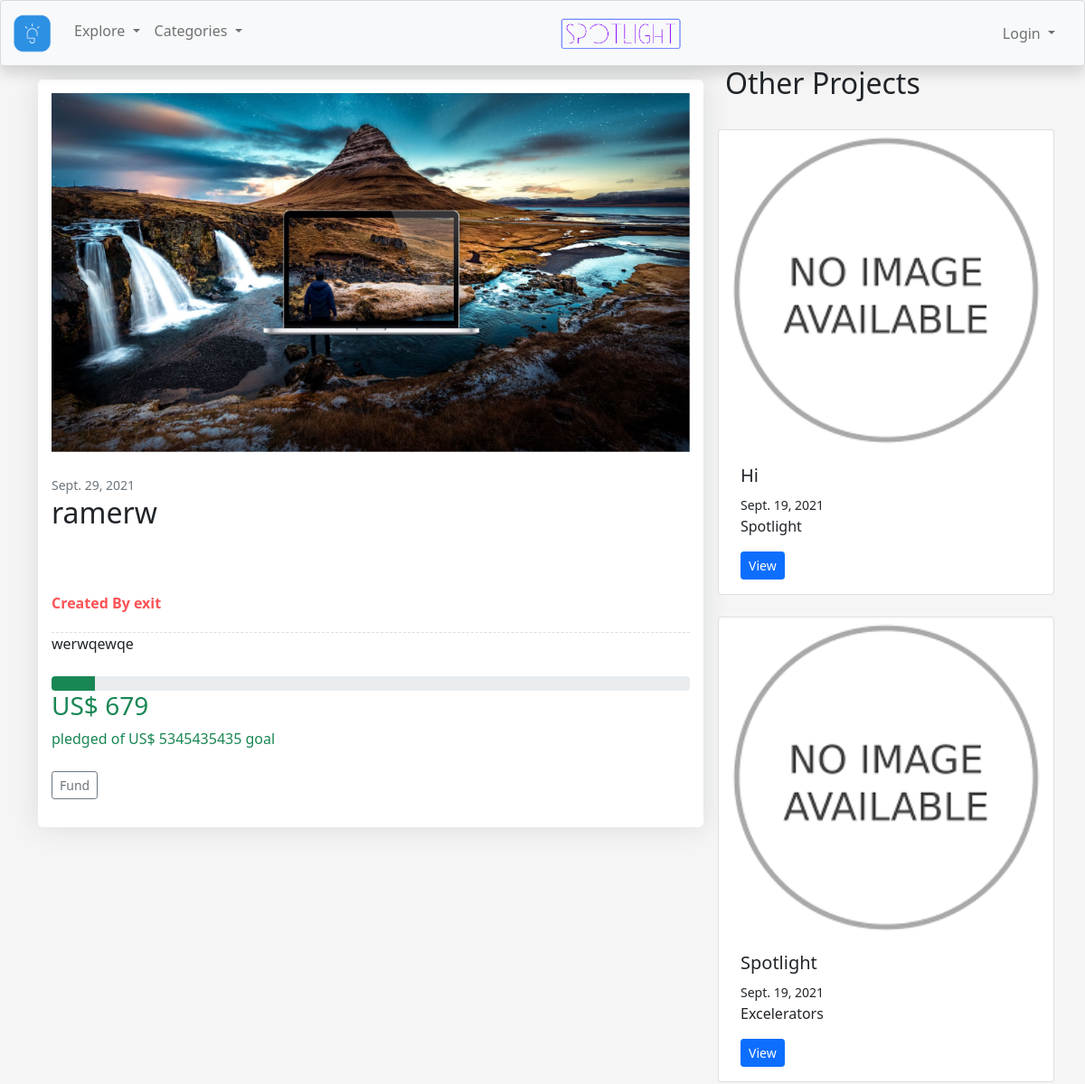
/creator/project/13 (upper part), run on an earlier commit of the app's database.
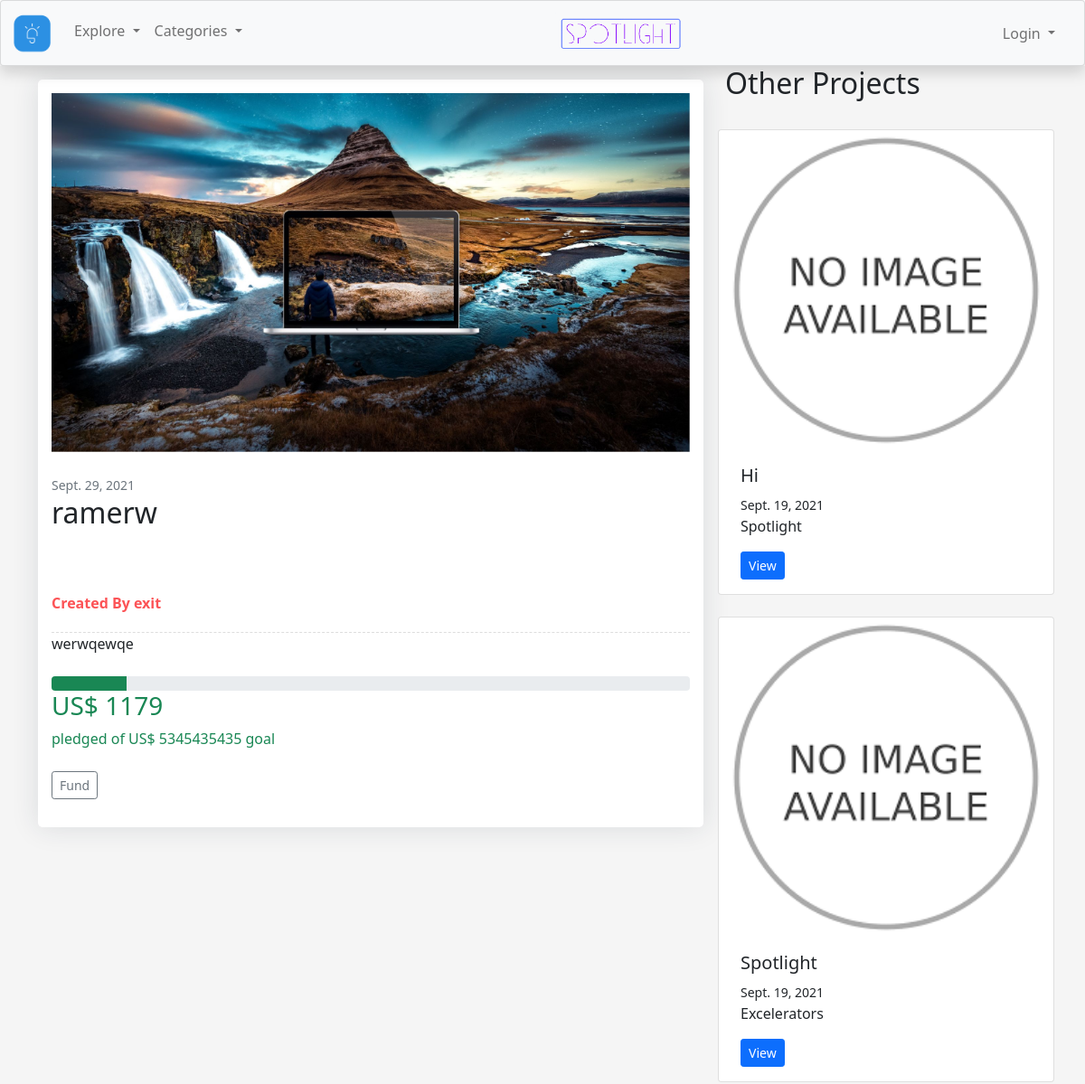
And on a later commit of the database.
### creator/models.py (models this page shows)
class creator_Basic(models.Model):
    Author = models.CharField(max_length=25)
    title = models.CharField(max_length=25)
    category = models.CharField(max_length=100)
    reciepient = models.CharField(max_length=100)
    description = models.TextField()
    image = models.ImageField(upload_to='media/static/img')
    FundingGoal = models.IntegerField(default='0')
    pledgeAmount = models.IntegerField(default='0')
    TargetLaunchDate = models.DateField(default=now, blank=True)

### creator/views.py (the view)
# urls.py: path('project/<pid>', views.View_Projects_Details,name= 'project description')
def View_Projects_Details(request, pid):
    projObj = creator_Basic.objects.get(pk=pid)
    projObj.FundingGoalInPercentage = projObj.FundingGoal / 100
    projObj.pledgeAmountInPercentage = projObj.pledgeAmount / 100
    projLists = creator_Basic.objects.all()
    return render(request, "view-project-details.html", {"details": projObj, "projects": projLists})

### templates/view-project-details.html (shortened to what this page needs)
{% extends 'base.html' %} {% block content %}
 <div class="blog-single gray-bg">
        <div class="container">
            <div class="row">
                <div class="col-sm-12 col-md-12 col-lg-8 mb-4">
                    <article class="article">
                      {% if details.image %}
                <img
                  src="{{details.image.url}}"
                  class="article-img"
                  onerror="this.onerror=null;this.src='static/img/no image.png';"
                />
                {% endif %}
                <br><br>
                        <small class="text-muted">{{details.TargetLaunchDate}}</small>
                        <div class="article-title">
                            <h2>{{details.title}}</h2>
                            <div class="media">
                                <div class="avatar" >
                                </div>
                                <div class="media-body">
                                    <label>Created By {{details.Author}}</label>
                                </div>
                            </div>
                        </div>
                        <div class="article-content">
                            <p class="card-text">{{details.description}}</p>
                        </div>
                        <br>
                        <div class="mb-3">
                  <div class="progress">
                    <div
                      class="progress-bar bg-success"
                      role="progressbar"
                      style="width: {{details.pledgeAmountInPercentage}}%"
                      aria-valuenow="{{details.pledgeAmountInPercentage}}"
                      aria-valuemin="0"
                      aria-valuemax="{{details.FundingGoalInPercentage}}"
                    ></div>
                  </div>
                  <h3 class="text-success font-lg font-bolg mb-2">
                    US$ {{details.pledgeAmount}}
                  </h3>
                  <div class="text-success">
                    pledged of US$ {{details.FundingGoal}} goal
                  </div>
                  <br>
                  <div class="d-flex justify-content-between align-items-center">
                  <div class="btn-group">
                    <a
                      href="/investor/checkout/{{details.id}}"
                      class="btn btn-sm btn-outline-secondary"
                    >
                      Fund
                    </a>
                  </div>
                </div>
                </div>
                    </article>
                </div>
            <div class="col-sm-12 col-md-12 col-lg-4">
        <div
          class="
            row row-cols-12 row-cols-sm-12 row-cols-md-12
            g-3
            mb-4
            text-left
          "
        >
          <h2>Other Projects</h2>
        </div>
        {% for pr in projects|slice:":3" %}
        <div class="row row-cols-12 row-cols-sm-12 row-cols-md-12 g-3 mb-4">
          <div class="card w-100">
             {% if not pr.image %}
            <img
              src="../static/img/no image.png"
              class="card-img-top"
              alt="{{pr.title}}"
            />
            {% endif %}
            <div class="card-body">
              <h5 class="card-title">{{pr.title}}</h5>
              <small>{{pr.TargetLaunchDate}}</small>
              <p class="card-text">{{pr.description}}</p>
              <a href="{{pr.id}}" class="btn btn-primary btn-sm">View</a>
            </div>
          </div>
        </div>
        {% endfor %}
      </div>
      </div>
      </div>
    </div>
{% endblock %}

What changed in the data, as far as the page shows it:
changed creator_Basic "ramerw": pledgeAmount "679" → "1179"
Also different on the page:
{{ details.pledgeAmountInPercentage }}: 6.79 → 11.79 (drawn)
